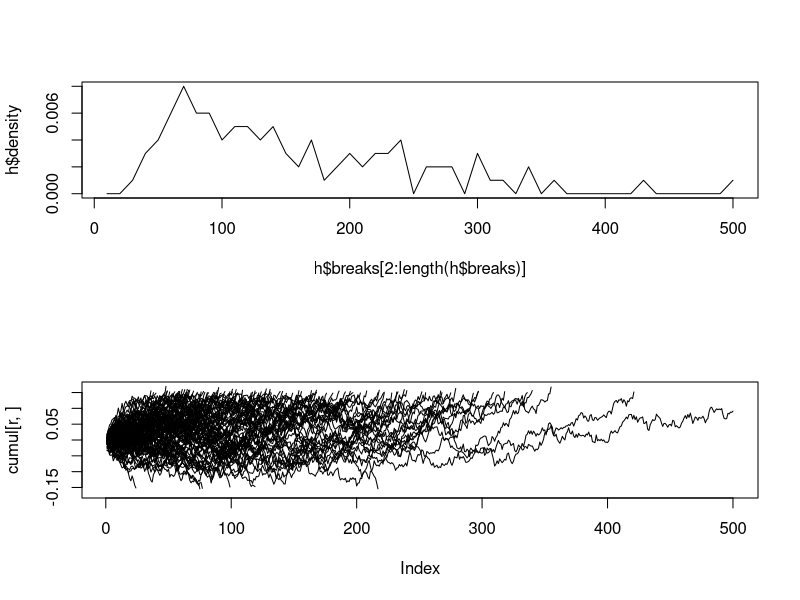

This figure's R source:
## ---- chunk 1

gauss_LLR <- function(xbar, sigma=1,mu=c(10,-10)) {
return(log(dnorm(xbar,mean=mu[1],sd=sigma)/dnorm(xbar,mean=mu[2],sd=sigma)))
}

mkdata <- function(drift=0.001,noise_sd=0.01,npts=1000) {
  
  d=array(data=NA,dim=npts)
  d[1]=rnorm(1)*noise_sd
  for (i in 2:npts){
    d[i]=drift+rnorm(1)*noise_sd
  }
  return(d)
}

cumulate <- function(d) {
  cumul=array(NA,dim=length(d))
  cumul[1]=d[1]
  for (i in 2:length(d)){
    cumul[i]=sum(d[1:i])
  }
 return(cumul) 
}


fit_sprt <- function(d,alpha=0.05) {
  # define acceptable specificity and sensitivity
   # alpha is likelihood of deciding A when A is true
  beta=1.-alpha # likelihood of deciding B when B is true
  
  A=log(beta/alpha)
  B=log((1.-beta)/(1.-alpha))
  
  npts=length(d)
  ll=c()
  outcome=NA
  for (i in 1:npts) {
    ll=rbind(ll,gauss_LLR(d[i]))
    S=sum(ll)
    if (S>A) {
      outcome=1
      break
    } else if (S<B) {
      outcome=-1
      break
    }
  }
  return(c(outcome,i))
}

        
## ---- chunk 2

nruns=100
npts=500
sprt=matrix(data=NA,nrow=nruns,ncol=2)
cumul=matrix(data=NA,nrow=nruns,ncol=npts)

for (r in 1:nruns) {
    d=mkdata(npts=npts)
    sprt[r,]=fit_sprt(d)
    cumul_data=cumulate(d)[1:sprt[r,2]]
    cumul[r,1:sprt[r,2]]=cumul_data

}

par(mfrow=c(2,1))

h=hist(sprt[,2],breaks=seq(0,npts,10),plot=FALSE)
plot(h$breaks[2:length(h$breaks)],h$density,type='l',xlab = NULL)

yrange=max(abs(range(cumul,na.rm=TRUE)))
nruns_to_show=100
for (r in 1:nruns_to_show) {
    if (r==1){ 
      plot(cumul[r,],type='l',ylim=c(-1*yrange,yrange))
    } else {
        lines(cumul[r,])
    }
}


